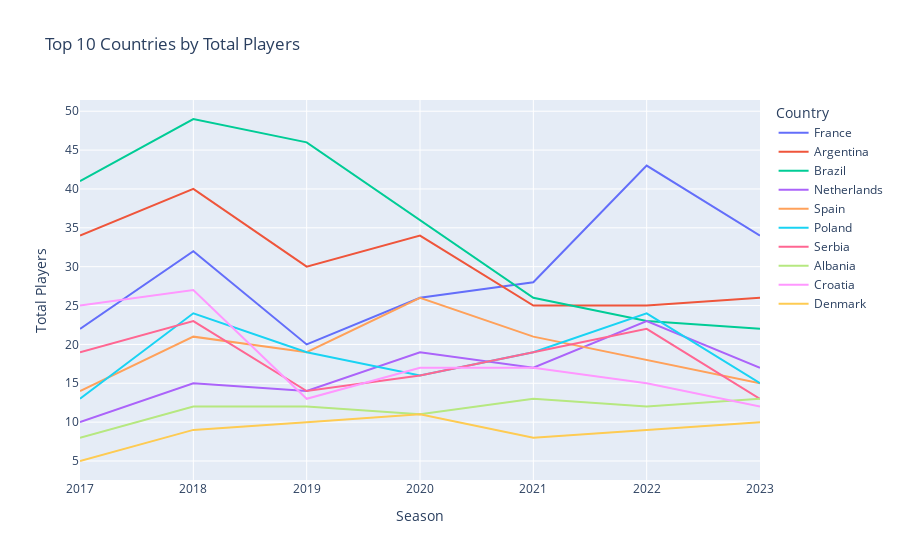

Here is the notebook cell this chart was saved with:
### Code cell
# plot total players for each season by country - timeseries
plots.var_totals_plot('country')

### Figure 1 — Plotly figure (JSON) as saved in the notebook; plotly's stock layout.template omitted (floating-point values rounded to 4 significant figures)
{"data": [{"hovertemplate": "country=France<br>variable=%{x}<br>value=%{y}<extra></extra>", "legendgroup": "France", "line": {"color": "#636efa", "dash": "solid"}, "marker": {"symbol": "circle"}, "mode": "lines", "name": "France", "orientation": "v", "showlegend": true, "type": "scatter", "x": ["2017", "2018", "2019", "2020", "2021", "2022", "2023"], "xaxis": "x", "y": [22, 32, 20, 26, 28, 43, 34], "yaxis": "y"}, {"hovertemplate": "country=Argentina<br>variable=%{x}<br>value=%{y}<extra></extra>", "legendgroup": "Argentina", "line": {"color": "#EF553B", "dash": "solid"}, "marker": {"symbol": "circle"}, "mode": "lines", "name": "Argentina", "orientation": "v", "showlegend": true, "type": "scatter", "x": ["2017", "2018", "2019", "2020", "2021", "2022", "2023"], "xaxis": "x", "y": [34, 40, 30, 34, 25, 25, 26], "yaxis": "y"}, {"hovertemplate": "country=Brazil<br>variable=%{x}<br>value=%{y}<extra></extra>", "legendgroup": "Brazil", "line": {"color": "#00cc96", "dash": "solid"}, "marker": {"symbol": "circle"}, "mode": "lines", "name": "Brazil", "orientation": "v", "showlegend": true, "type": "scatter", "x": ["2017", "2018", "2019", "2020", "2021", "2022", "2023"], "xaxis": "x", "y": [41, 49, 46, 36, 26, 23, 22], "yaxis": "y"}, {"hovertemplate": "country=Netherlands<br>variable=%{x}<br>value=%{y}<extra></extra>", "legendgroup": "Netherlands", "line": {"color": "#ab63fa", "dash": "solid"}, "marker": {"symbol": "circle"}, "mode": "lines", "name": "Netherlands", "orientation": "v", "showlegend": true, "type": "scatter", "x": ["2017", "2018", "2019", "2020", "2021", "2022", "2023"], "xaxis": "x", "y": [10, 15, 14, 19, 17, 23, 17], "yaxis": "y"}, {"hovertemplate": "country=Spain<br>variable=%{x}<br>value=%{y}<extra></extra>", "legendgroup": "Spain", "line": {"color": "#FFA15A", "dash": "solid"}, "marker": {"symbol": "circle"}, "mode": "lines", "name": "Spain", "orientation": "v", "showlegend": true, "type": "scatter", "x": ["2017", "2018", "2019", "2020", "2021", "2022", "2023"], "xaxis": "x", "y": [14, 21, 19, 26, 21, 18, 15], "yaxis": "y"}, {"hovertemplate": "country=Poland<br>variable=%{x}<br>value=%{y}<extra></extra>", "legendgroup": "Poland", "line": {"color": "#19d3f3", "dash": "solid"}, "marker": {"symbol": "circle"}, "mode": "lines", "name": "Poland", "orientation": "v", "showlegend": true, "type": "scatter", "x": ["2017", "2018", "2019", "2020", "2021", "2022", "2023"], "xaxis": "x", "y": [13, 24, 19, 16, 19, 24, 15], "yaxis": "y"}, {"hovertemplate": "country=Serbia<br>variable=%{x}<br>value=%{y}<extra></extra>", "legendgroup": "Serbia", "line": {"color": "#FF6692", "dash": "solid"}, "marker": {"symbol": "circle"}, "mode": "lines", "name": "Serbia", "orientation": "v", "showlegend": true, "type": "scatter", "x": ["2017", "2018", "2019", "2020", "2021", "2022", "2023"], "xaxis": "x", "y": [19, 23, 14, 16, 19, 22, 13], "yaxis": "y"}, {"hovertemplate": "country=Albania<br>variable=%{x}<br>value=%{y}<extra></extra>", "legendgroup": "Albania", "line": {"color": "#B6E880", "dash": "solid"}, "marker": {"symbol": "circle"}, "mode": "lines", "name": "Albania", "orientation": "v", "showlegend": true, "type": "scatter", "x": ["2017", "2018", "2019", "2020", "2021", "2022", "2023"], "xaxis": "x", "y": [8, 12, 12, 11, 13, 12, 13], "yaxis": "y"}, {"hovertemplate": "country=Croatia<br>variable=%{x}<br>value=%{y}<extra></extra>", "legendgroup": "Croatia", "line": {"color": "#FF97FF", "dash": "solid"}, "marker": {"symbol": "circle"}, "mode": "lines", "name": "Croatia", "orientation": "v", "showlegend": true, "type": "scatter", "x": ["2017", "2018", "2019", "2020", "2021", "2022", "2023"], "xaxis": "x", "y": [25, 27, 13, 17, 17, 15, 12], "yaxis": "y"}, {"hovertemplate": "country=Denmark<br>variable=%{x}<br>value=%{y}<extra></extra>", "legendgroup": "Denmark", "line": {"color": "#FECB52", "dash": "solid"}, "marker": {"symbol": "circle"}, "mode": "lines", "name": "Denmark", "orientation": "v", "showlegend": true, "type": "scatter", "x": ["2017", "2018", "2019", "2020", "2021", "2022", "2023"], "xaxis": "x", "y": [5, 9, 10, 11, 8, 9, 10], "yaxis": "y"}], "layout": {"legend": {"title": {"text": "Country"}, "tracegroupgap": 0}, "title": {"text": "Top 10 Countries by Total Players"}, "xaxis": {"anchor": "y", "domain": [0, 1], "title": {"text": "Season"}}, "yaxis": {"anchor": "x", "domain": [0, 1], "title": {"text": "Total Players"}}}}
